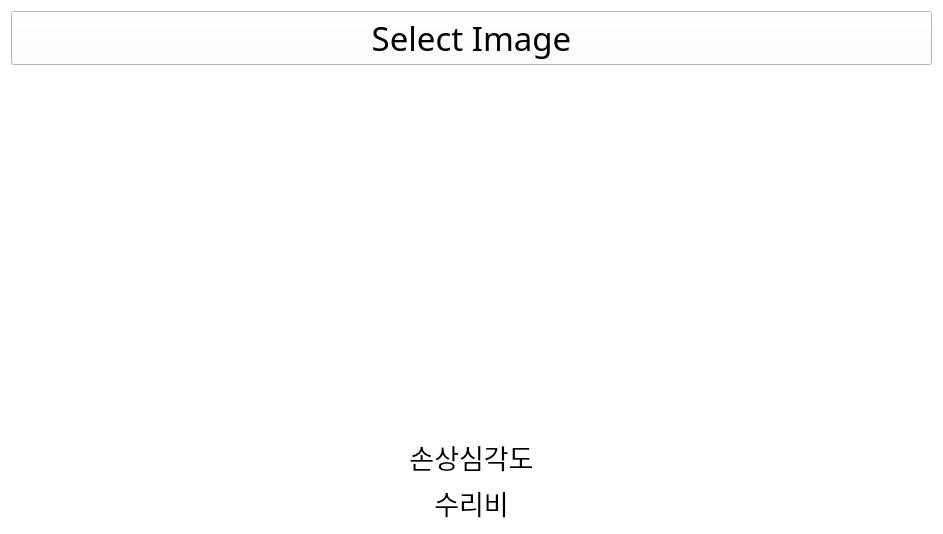
<?xml version="1.0" encoding="UTF-8"?>
<ui version="4.0">
 <class>Form</class>
 <widget class="QWidget" name="Form">
  <property name="geometry">
   <rect>
    <x>0</x>
    <y>0</y>
    <width>943</width>
    <height>534</height>
   </rect>
  </property>
  <property name="windowTitle">
   <string>Form</string>
  </property>
  <property name="styleSheet">
   <string notr="true"> background-color:white</string>
  </property>
  <layout class="QVBoxLayout" name="verticalLayout_2">
   <item>
    <layout class="QVBoxLayout" name="verticalLayout" stretch="1,3,1,1">
     <property name="sizeConstraint">
      <enum>QLayout::SetFixedSize</enum>
     </property>
     <item>
      <widget class="QPushButton" name="btn_open">
       <property name="font">
        <font>
         <family>Pretendard ExtraBold</family>
         <pointsize>25</pointsize>
         <weight>50</weight>
         <bold>false</bold>
        </font>
       </property>
       <property name="styleSheet">
        <string notr="true">color:black</string>
       </property>
       <property name="text">
        <string>Select Image</string>
       </property>
      </widget>
     </item>
     <item>
      <widget class="QLabel" name="lbl_image">
       <property name="sizePolicy">
        <sizepolicy hsizetype="Preferred" vsizetype="Preferred">
         <horstretch>0</horstretch>
         <verstretch>0</verstretch>
        </sizepolicy>
       </property>
       <property name="maximumSize">
        <size>
         <width>1200</width>
         <height>500</height>
        </size>
       </property>
       <property name="baseSize">
        <size>
         <width>0</width>
         <height>0</height>
        </size>
       </property>
       <property name="mouseTracking">
        <bool>false</bool>
       </property>
       <property name="text">
        <string/>
       </property>
       <property name="scaledContents">
        <bool>true</bool>
       </property>
       <property name="alignment">
        <set>Qt::AlignCenter</set>
       </property>
      </widget>
     </item>
     <item>
      <widget class="QLabel" name="lbl_level">
       <property name="sizePolicy">
        <sizepolicy hsizetype="Minimum" vsizetype="Fixed">
         <horstretch>0</horstretch>
         <verstretch>0</verstretch>
        </sizepolicy>
       </property>
       <property name="font">
        <font>
         <family>Pretendard SemiBold</family>
         <pointsize>20</pointsize>
         <weight>50</weight>
         <bold>false</bold>
        </font>
       </property>
       <property name="text">
        <string>손상심각도</string>
       </property>
       <property name="scaledContents">
        <bool>false</bool>
       </property>
       <property name="alignment">
        <set>Qt::AlignCenter</set>
       </property>
      </widget>
     </item>
     <item>
      <widget class="QLabel" name="lbl_repair">
       <property name="sizePolicy">
        <sizepolicy hsizetype="Minimum" vsizetype="Fixed">
         <horstretch>0</horstretch>
         <verstretch>0</verstretch>
        </sizepolicy>
       </property>
       <property name="font">
        <font>
         <family>Pretendard SemiBold</family>
         <pointsize>20</pointsize>
         <weight>50</weight>
         <bold>false</bold>
        </font>
       </property>
       <property name="text">
        <string>수리비</string>
       </property>
       <property name="scaledContents">
        <bool>false</bool>
       </property>
       <property name="alignment">
        <set>Qt::AlignCenter</set>
       </property>
      </widget>
     </item>
    </layout>
   </item>
  </layout>
 </widget>
 <resources/>
 <connections/>
</ui>
